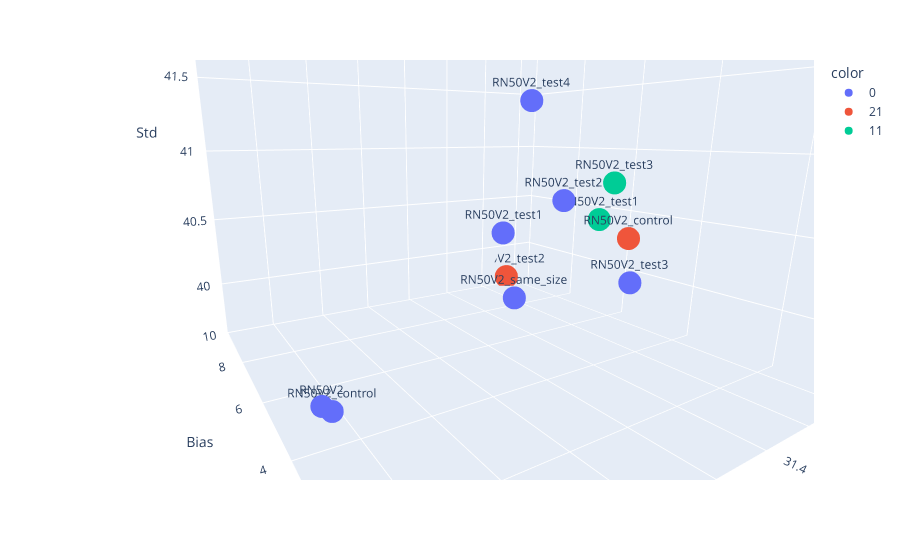

This figure's notebook cell:
### Code cell
mask = np.ones(model_metrics_df.shape[0]).astype(np.bool)
mask &= model_metrics_df.Set == 'val' 
#mask &= model_metrics_df.R2 > 0.55
mask &= model_metrics_df.MAE < 32
mask &= model_metrics_df.Model == 'ResNet50V2'

temp_df = model_metrics_df[mask]

fig = px.scatter_3d(temp_df, 
                    x='MAE', y='Bias', z='Std',
                    text='Parameter_file',
                    color=temp_df['CMA_size'].astype(str))
                    #color=temp_df['Dense_L1_reg'].astype(str))

fig.show()

### Figure 1 — Plotly figure (JSON) as saved in the notebook; plotly's stock layout.template omitted (floating-point values rounded to 4 significant figures)
{"data": [{"hovertemplate": "color=0<br>MAE=%{x}<br>Bias=%{y}<br>Std=%{z}<br>Parameter_file=%{text}<extra></extra>", "legendgroup": "0", "marker": {"color": "#636efa", "symbol": "circle"}, "mode": "markers+text", "name": "0", "scene": "scene", "showlegend": true, "text": ["RN50V2_same_size", "RN50V2_test2", "RN50V2_test1", "RN50V2_test3", "RN50V2", "RN50V2_control", "RN50V2_test4", "RN50V2_ss_test1"], "type": "scatter3d", "x": [30.66, 31.03, 31.0, 30.92, 30.48, 30.53, 31.64, 31.85], "y": [0.7306, 2.662, 3.891, 0.7565, 3.2, 3.884, 8.246, 2.817], "z": [40.63, 40.81, 40.6, 40.6, 39.99, 39.83, 41.4, 42.57]}, {"hovertemplate": "color=21<br>MAE=%{x}<br>Bias=%{y}<br>Std=%{z}<br>Parameter_file=%{text}<extra></extra>", "legendgroup": "21", "marker": {"color": "#EF553B", "symbol": "circle"}, "mode": "markers+text", "name": "21", "scene": "scene", "showlegend": true, "text": ["RN50V2_test2", "RN50V2_control"], "type": "scatter3d", "x": [31.72, 31.04], "y": [9.774, 1.469], "z": [39.69, 40.7]}, {"hovertemplate": "color=11<br>MAE=%{x}<br>Bias=%{y}<br>Std=%{z}<br>Parameter_file=%{text}<extra></extra>", "legendgroup": "11", "marker": {"color": "#00cc96", "symbol": "circle"}, "mode": "markers+text", "name": "11", "scene": "scene", "showlegend": true, "text": ["RN50V2_test1", "RN50V2_test3"], "type": "scatter3d", "x": [31.72, 31.36], "y": [6.058, 3.638], "z": [40.45, 40.84]}], "layout": {"autosize": true, "dragmode": "zoom", "legend": {"title": {"text": "color"}, "tracegroupgap": 0}, "margin": {"t": 60}, "scene": {"aspectmode": "auto", "aspectratio": {"x": 1, "y": 1, "z": 1}, "camera": {"center": {"x": -0.1374, "y": -0.0007928, "z": -0.2697}, "eye": {"x": -0.6489, "y": -0.8478, "z": -0.006616}, "projection": {"type": "perspective"}, "up": {"x": 0, "y": 0, "z": 1}}, "domain": {"x": [0, 1], "y": [0, 1]}, "dragmode": "orbit", "xaxis": {"title": {"text": "MAE"}, "type": "linear"}, "yaxis": {"title": {"text": "Bias"}, "type": "linear"}, "zaxis": {"title": {"text": "Std"}, "type": "linear"}}}}
